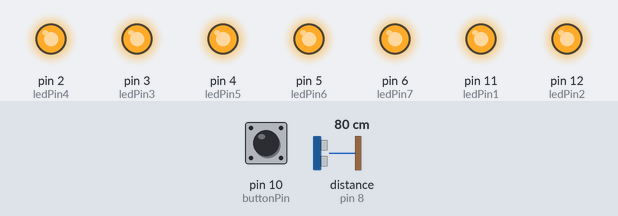
A sketch run on a simulated Arduino Uno, built with avr-gcc and run on an emulated ATmega328P. On the bench: output pins drawn as LEDs (lit = HIGH). Wiring (inferred from the names in the program): ultrasonic range finder: trigger pin 9; echo pin 8. The inputs (shaded band) are chosen by the test bench; at power-on: distance to the obstacle (sensor on pin 8) 80 cm, pin 10 (buttonPin) HIGH. The echo pulse lasts 58.3 µs per cm; pins used as bus, display or sensor lines are not drawn.

Above: at 1.2 s.
1.3 s: distance to the obstacle (sensor on pin 8) set to 12 cm
2.8 s: distance to the obstacle (sensor on pin 8) set to 9 cm
At 4.0 s:
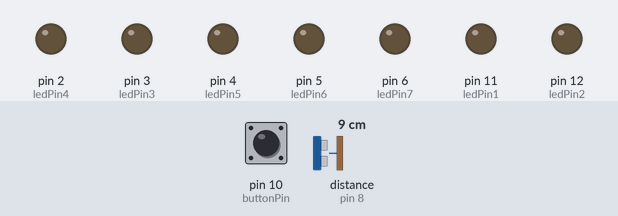
4.3 s: pin 10 (buttonPin) pulled LOW for 0.15 s
At 4.47 s:
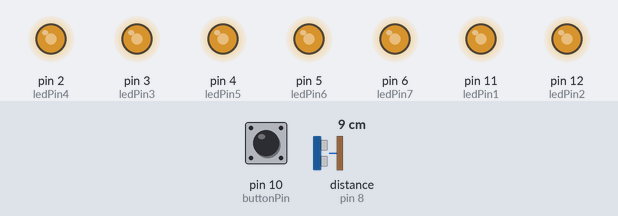
6.0 s: pin 10 (buttonPin) pulled LOW for 1 s
At 6.7 s:
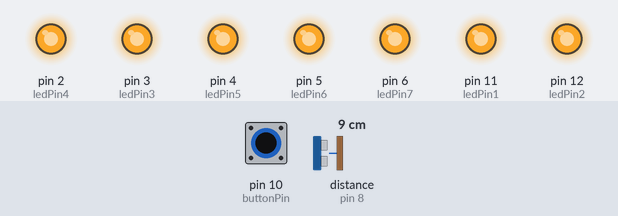
Timing chart, 0 to 9.0 s (numbered marks = the images above; inputs shaded):
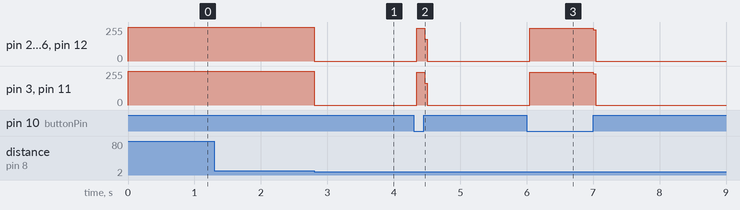

The sketch:

annel_relay_with_8_led_and_ultrasonic_sensor_and_push_button.ino
```cpp
// Pin Definitions
const int trigPin = 9;  // Trig pin of the distance sensor
const int echoPin = 8;  // Echo pin of the distance sensor
const int ledPin1 = 11; // LED pin
const int ledPin2 = 12;
const int ledPin3 = 3;
const int ledPin4 = 2;
const int ledPin5 = 4;
const int ledPin6 = 5;
const int ledPin7 = 6;
const int ledPin8 = 7;
const int buttonPin = 10; // Push button pin

// Variables
long duration;             // To store the duration of the ultrasonic pulse
int distance;              // To store the calculated distance in centimeters
bool ledOn = false;        // LED state
bool buttonState = false; // Button state
bool lastButtonState = false; // Previous button state

void setup() {
  // Initialize pins
  pinMode(trigPin, OUTPUT);
  pinMode(echoPin, INPUT);
  pinMode(ledPin1, OUTPUT);
  pinMode(ledPin2, OUTPUT);
  pinMode(ledPin3, OUTPUT);
  pinMode(ledPin4, OUTPUT);
  pinMode(ledPin5, OUTPUT);
  pinMode(ledPin6, OUTPUT);
  pinMode(ledPin7, OUTPUT);
//  pinMode(ledPin8, OUTPUT);

  pinMode(buttonPin, INPUT_PULLUP); // Use internal pull-up resistor for the button
  Serial.begin(9600); // Initialize serial communication

  // Initially, turn off the LED
  digitalWrite(ledPin1, HIGH);
  ledOn = false;
  digitalWrite(ledPin2, HIGH);
  ledOn = false;
  digitalWrite(ledPin3, HIGH);
  ledOn = false;
  digitalWrite(ledPin4, HIGH);
  ledOn = false;
  digitalWrite(ledPin5, HIGH);
  ledOn = false;
  digitalWrite(ledPin6, HIGH);
  ledOn = false;
  digitalWrite(ledPin7, HIGH);
  ledOn = false;
  digitalWrite(ledPin8, HIGH);
  ledOn = false;
}

void loop() {
  // Read the state of the push button
  buttonState = digitalRead(buttonPin);

  // Check if the button has been pressed (LOW) and the LED is on
  if (!buttonState && ledOn) {
    // Turn off the LED
    digitalWrite(ledPin1, HIGH);
    ledOn = false;
    digitalWrite(ledPin2, HIGH);
    ledOn = false;
    digitalWrite(ledPin3, HIGH);
    ledOn = false;
    digitalWrite(ledPin4, HIGH);
    ledOn = false;
    digitalWrite(ledPin5, HIGH);
    ledOn = false;
    digitalWrite(ledPin6, HIGH);
    ledOn = false;
    digitalWrite(ledPin7, HIGH);
    ledOn = false;
    digitalWrite(ledPin8, HIGH);
    ledOn = false;
  }

  // Measure the distance
  digitalWrite(trigPin, LOW);
  delayMicroseconds(2);
  digitalWrite(trigPin, HIGH);
  delayMicroseconds(10);
  digitalWrite(trigPin, LOW);

  duration = pulseIn(echoPin, HIGH);
  distance = (duration * 0.0343) / 2; // Calculate distance in centimeters

  // Check if the object is detected at a distance of 10 cm or less
  if (distance <= 10) {
    // Turn on the LED
    digitalWrite(ledPin1, LOW);
    ledOn = true;
    digitalWrite(ledPin2, LOW);
    ledOn = true;
    digitalWrite(ledPin3, LOW);
    ledOn = true;
    digitalWrite(ledPin4, LOW);
    ledOn = true;
    digitalWrite(ledPin5, LOW);
    ledOn = true;
    digitalWrite(ledPin6, LOW);
    ledOn = true;
    digitalWrite(ledPin7, LOW);
    ledOn = true;
    digitalWrite(ledPin8, LOW);
    ledOn = true;
  }
}
```

Measured:
- the behaviour switches between 11 and 10 cm on distance to the obstacle (sensor on pin 8) (found by bisection; images 0 and 1)
- after the input at 1.3 s, every drawn part: stays the same
- after the input at 2.8 s, pin 2 (ledPin4), pin 3 (ledPin3), pin 4 (ledPin5), pin 5 (ledPin6), pin 6 (ledPin7), pin 11 (ledPin1), pin 12 (ledPin2): 255/255 → 0/255 at once
- after the input at 4.3 s, pin 2 (ledPin4), pin 3 (ledPin3), pin 4 (ledPin5), pin 5 (ledPin6), pin 6 (ledPin7), pin 11 (ledPin1), pin 12 (ledPin2): 0/255 → 246/255 at once, → 0/255 0.12 s later
- after the input at 6.0 s, pin 2 (ledPin4), pin 3 (ledPin3), pin 4 (ledPin5), pin 5 (ledPin6), pin 6 (ledPin7), pin 11 (ledPin1), pin 12 (ledPin2): 0/255 → 246/255 at once, → 0/255 0.96 s later
